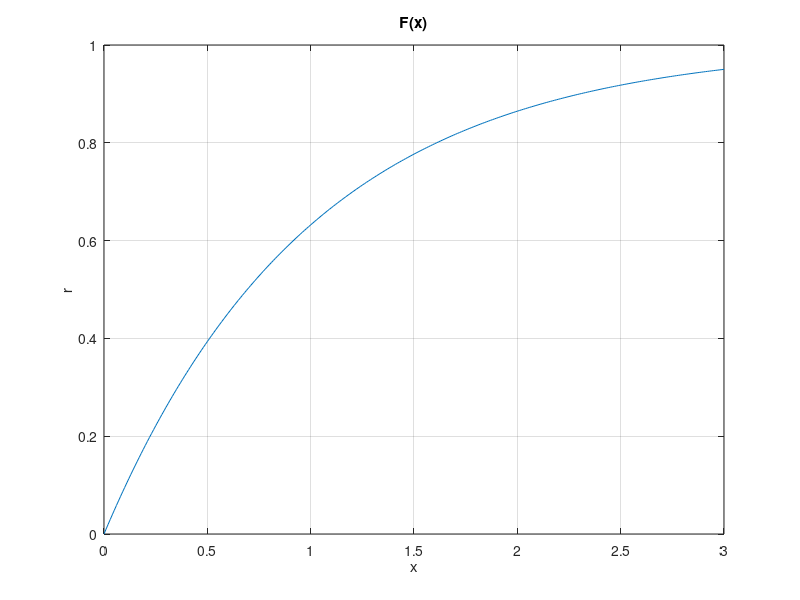
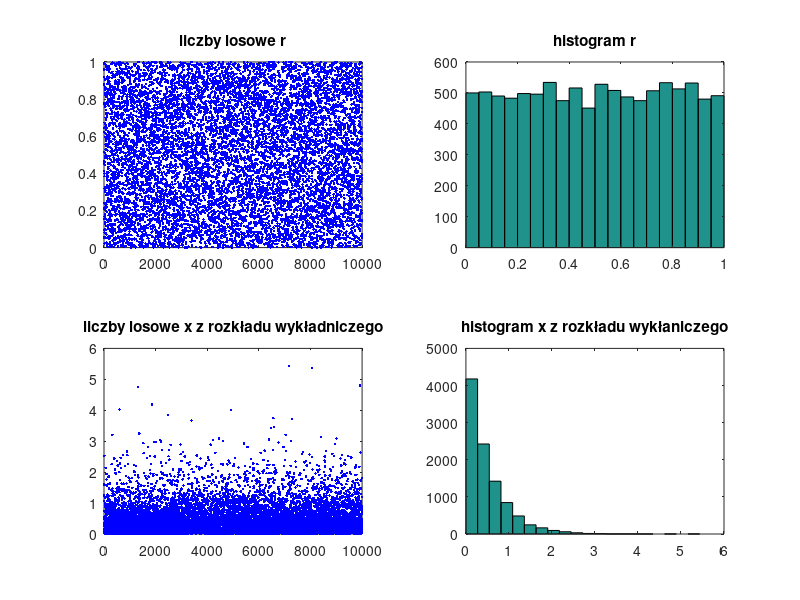

Write MATLAB code to recreate these figures, in order.
% rand_transform1.m
% R[0,1) --> Dowolny rozklad o zadanej dystrybuancie
% F(x) = 1-exp(-lamb*x) = r --> x=?
%dystrybuanta F(x)
x = 0 : 0.01 : 3;
lamb = 1; 
F = 1-exp(-lamb*x);
plot( x, F ); 
xlabel('x'); 
ylabel('r'); 
title('F(x)'); 
grid; 
%Generowanie liczb losowych
disp('Rownomierny R[0,1) --> o dowolnej dystrybuancie');
N = 10000;
lamb = 2;
r = rand(1,N);
x = - (1/lamb)*log(1 - r);
figure;

subplot(221); 
plot(r,'b.'); 
title('liczby losowe r')
subplot(222); 
hist(r,20);
title('histogram r')
subplot(223); 
plot(x,'b.'); 
title('liczby losowe x z rozkładu wykładniczego')
subplot(224); 
hist(x,20); 
title('histogram x z rozkładu wykłaniczego')
